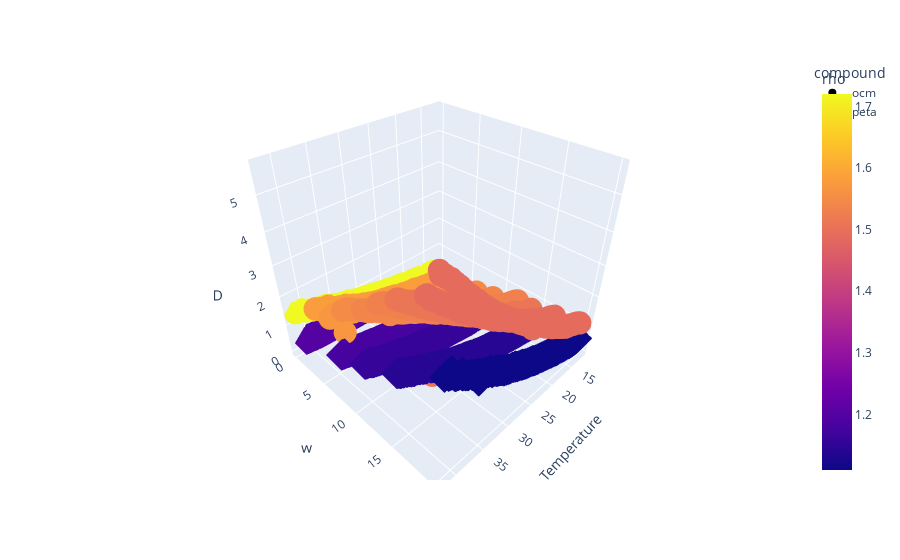

The notebook cell this image was saved under:
### Code cell
import plotly.express as px

px.scatter_3d(
    df,
    x='Temperature',
    y='w',
    z='D',
    color='rho',
    symbol='compound',
)

### Figure 1 — Plotly figure (JSON) as saved in the notebook; plotly's stock layout.template omitted (floating-point values rounded to 4 significant figures; data arrays with more than 128 entries replaced by an {"elided": "..."} marker saying what was removed)
{"data": [{"hovertemplate": "compound=ocm<br>Temperature=%{x}<br>w=%{y}<br>D=%{z}<br>rho=%{marker.color}<extra></extra>", "legendgroup": "ocm", "marker": {"color": {"elided": "5661 float values"}, "coloraxis": "coloraxis", "symbol": "circle"}, "mode": "markers", "name": "ocm", "scene": "scene", "showlegend": true, "type": "scatter3d", "x": {"elided": "5661 float values"}, "y": {"elided": "5661 float values"}, "z": {"elided": "5661 float values"}}, {"hovertemplate": "compound=peta<br>Temperature=%{x}<br>w=%{y}<br>D=%{z}<br>rho=%{marker.color}<extra></extra>", "legendgroup": "peta", "marker": {"color": {"elided": "4050 float values"}, "coloraxis": "coloraxis", "symbol": "diamond"}, "mode": "markers", "name": "peta", "scene": "scene", "showlegend": true, "type": "scatter3d", "x": {"elided": "4050 float values"}, "y": {"elided": "4050 float values"}, "z": {"elided": "4050 float values"}}], "layout": {"coloraxis": {"colorbar": {"title": {"text": "rho"}}, "colorscale": [[0, "#0d0887"], [0.1111, "#46039f"], [0.2222, "#7201a8"], [0.3333, "#9c179e"], [0.4444, "#bd3786"], [0.5556, "#d8576b"], [0.6667, "#ed7953"], [0.7778, "#fb9f3a"], [0.8889, "#fdca26"], [1, "#f0f921"]]}, "legend": {"title": {"text": "compound"}, "tracegroupgap": 0}, "margin": {"t": 60}, "scene": {"domain": {"x": [0, 1], "y": [0, 1]}, "xaxis": {"title": {"text": "Temperature"}}, "yaxis": {"title": {"text": "w"}}, "zaxis": {"title": {"text": "D"}}}}}
